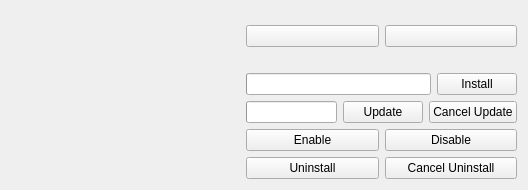
<?xml version="1.0" encoding="UTF-8"?>
<ui version="4.0">
 <class>qCjyxExtensionsButtonBox</class>
 <widget class="QWidget" name="qCjyxExtensionsButtonBox">
  <property name="geometry">
   <rect>
    <x>0</x>
    <y>0</y>
    <width>528</width>
    <height>190</height>
   </rect>
  </property>
  <property name="windowTitle">
   <string>Form</string>
  </property>
  <layout class="QGridLayout" name="gridLayout">
   <item row="0" column="1">
    <spacer name="verticalSpacer">
     <property name="orientation">
      <enum>Qt::Vertical</enum>
     </property>
     <property name="sizeHint" stdset="0">
      <size>
       <width>20</width>
       <height>0</height>
      </size>
     </property>
    </spacer>
   </item>
   <item row="3" column="1">
    <layout class="QHBoxLayout" name="horizontalLayout_6">
     <item>
      <widget class="QProgressBar" name="InstallProgress"/>
     </item>
     <item>
      <widget class="QPushButton" name="InstallButton">
       <property name="toolTip">
        <string>Install this extension (requires restart).</string>
       </property>
       <property name="text">
        <string>Install</string>
       </property>
      </widget>
     </item>
    </layout>
   </item>
   <item row="1" column="1">
    <layout class="QHBoxLayout" name="horizontalLayout_5">
     <item>
      <widget class="QPushButton" name="AddBookmarkButton">
       <property name="toolTip">
        <string>Click this button to add bookmark this extension. Bookmarked extension will appear in all application versions for easy reinstallation.</string>
       </property>
       <property name="text">
        <string/>
       </property>
       <property name="icon">
        <iconset>
         <normalon>:/Icons/BookmarkAdd.svg</normalon>
        </iconset>
       </property>
      </widget>
     </item>
     <item>
      <widget class="ctkPushButton" name="RemoveBookmarkButton">
       <property name="toolTip">
        <string>Click to remove the bookmark.</string>
       </property>
       <property name="text">
        <string/>
       </property>
       <property name="icon">
        <iconset>
         <normalon>:/Icons/Bookmark.svg</normalon>
        </iconset>
       </property>
       <property name="buttonTextAlignment">
        <set>Qt::AlignCenter</set>
       </property>
       <property name="iconAlignment">
        <set>Qt::AlignCenter</set>
       </property>
      </widget>
     </item>
    </layout>
   </item>
   <item row="7" column="1">
    <layout class="QHBoxLayout" name="horizontalLayout_2">
     <item>
      <widget class="QPushButton" name="ScheduleForUninstallButton">
       <property name="toolTip">
        <string>Tell the application to uninstall this extension when it will restart.</string>
       </property>
       <property name="text">
        <string>Uninstall</string>
       </property>
      </widget>
     </item>
     <item>
      <widget class="QPushButton" name="CancelScheduledForUninstallButton">
       <property name="toolTip">
        <string>Tell the application to keep this extension installed.</string>
       </property>
       <property name="text">
        <string>Cancel Uninstall</string>
       </property>
      </widget>
     </item>
    </layout>
   </item>
   <item row="7" column="0">
    <spacer name="horizontalSpacer_2">
     <property name="orientation">
      <enum>Qt::Horizontal</enum>
     </property>
     <property name="sizeHint" stdset="0">
      <size>
       <width>40</width>
       <height>20</height>
      </size>
     </property>
    </spacer>
   </item>
   <item row="4" column="1">
    <widget class="QWidget" name="UpdateOptionsWidget" native="true">
     <property name="sizePolicy">
      <sizepolicy hsizetype="Preferred" vsizetype="Preferred">
       <horstretch>0</horstretch>
       <verstretch>0</verstretch>
      </sizepolicy>
     </property>
     <property name="minimumSize">
      <size>
       <width>0</width>
       <height>20</height>
      </size>
     </property>
     <layout class="QHBoxLayout" name="horizontalLayout_3" stretch="0">
      <property name="leftMargin">
       <number>0</number>
      </property>
      <property name="topMargin">
       <number>0</number>
      </property>
      <property name="rightMargin">
       <number>0</number>
      </property>
      <property name="bottomMargin">
       <number>0</number>
      </property>
      <item>
       <layout class="QHBoxLayout" name="horizontalLayout_4">
        <item>
         <widget class="QProgressBar" name="UpdateProgress"/>
        </item>
        <item>
         <widget class="QPushButton" name="ScheduleForUpdateButton">
          <property name="toolTip">
           <string>Tell the application to update this extension on restart.</string>
          </property>
          <property name="text">
           <string>Update</string>
          </property>
         </widget>
        </item>
        <item>
         <widget class="QPushButton" name="CancelScheduledForUpdateButton">
          <property name="toolTip">
           <string>Tell the application to keep the currently installed version of this extension.</string>
          </property>
          <property name="text">
           <string>Cancel Update</string>
          </property>
         </widget>
        </item>
       </layout>
      </item>
     </layout>
    </widget>
   </item>
   <item row="6" column="1">
    <layout class="QHBoxLayout" name="horizontalLayout">
     <item>
      <widget class="QPushButton" name="EnableButton">
       <property name="toolTip">
        <string>Tell the application to load this extension by adding all associated module paths to the application settings.</string>
       </property>
       <property name="text">
        <string>Enable</string>
       </property>
      </widget>
     </item>
     <item>
      <widget class="QPushButton" name="DisableButton">
       <property name="toolTip">
        <string>Tell the application to skip loading of this extension by removing all associated module paths from the application settings.</string>
       </property>
       <property name="text">
        <string>Disable</string>
       </property>
      </widget>
     </item>
    </layout>
   </item>
   <item row="2" column="1">
    <layout class="QHBoxLayout" name="horizontalLayout_7">
     <item>
      <widget class="QLabel" name="StatusLabel">
       <property name="text">
        <string/>
       </property>
      </widget>
     </item>
    </layout>
   </item>
  </layout>
 </widget>
 <customwidgets>
  <customwidget>
   <class>ctkPushButton</class>
   <extends>QPushButton</extends>
   <header>ctkPushButton.h</header>
  </customwidget>
 </customwidgets>
 <tabstops>
  <tabstop>ScheduleForUpdateButton</tabstop>
  <tabstop>CancelScheduledForUpdateButton</tabstop>
  <tabstop>AddBookmarkButton</tabstop>
  <tabstop>RemoveBookmarkButton</tabstop>
  <tabstop>EnableButton</tabstop>
  <tabstop>DisableButton</tabstop>
  <tabstop>ScheduleForUninstallButton</tabstop>
  <tabstop>CancelScheduledForUninstallButton</tabstop>
 </tabstops>
 <resources>
  <include location="../qCjyxBaseQTGUI.qrc"/>
 </resources>
 <connections/>
</ui>
